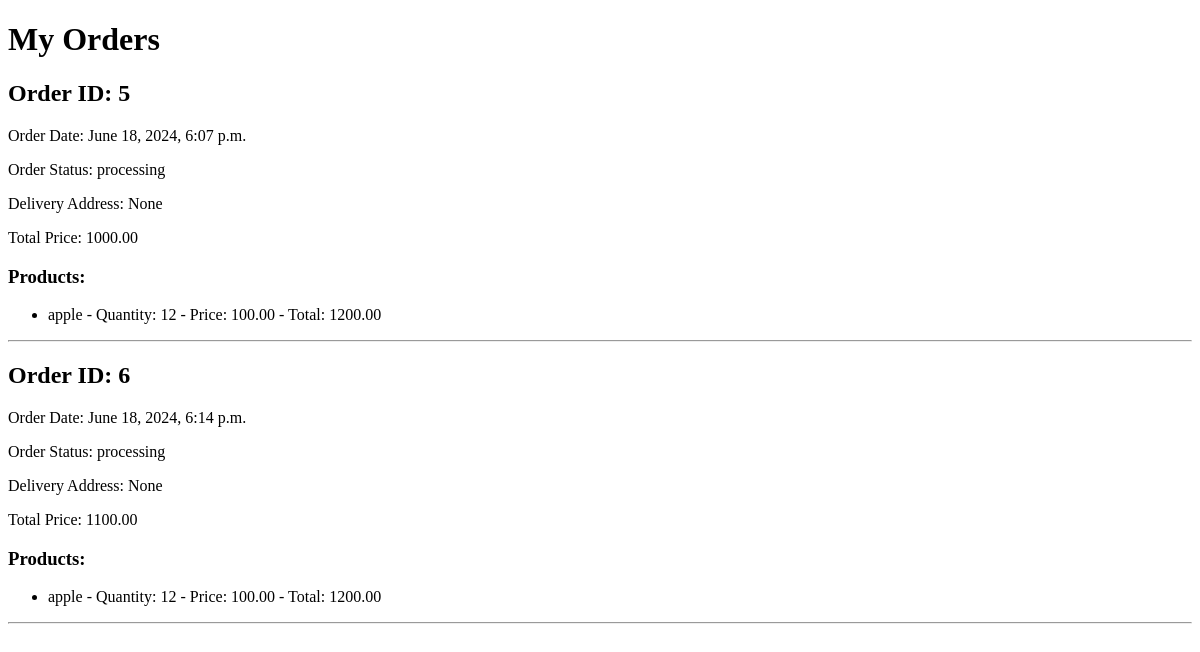
The page /my-orders/ (signed in) on the database as committed earlier.
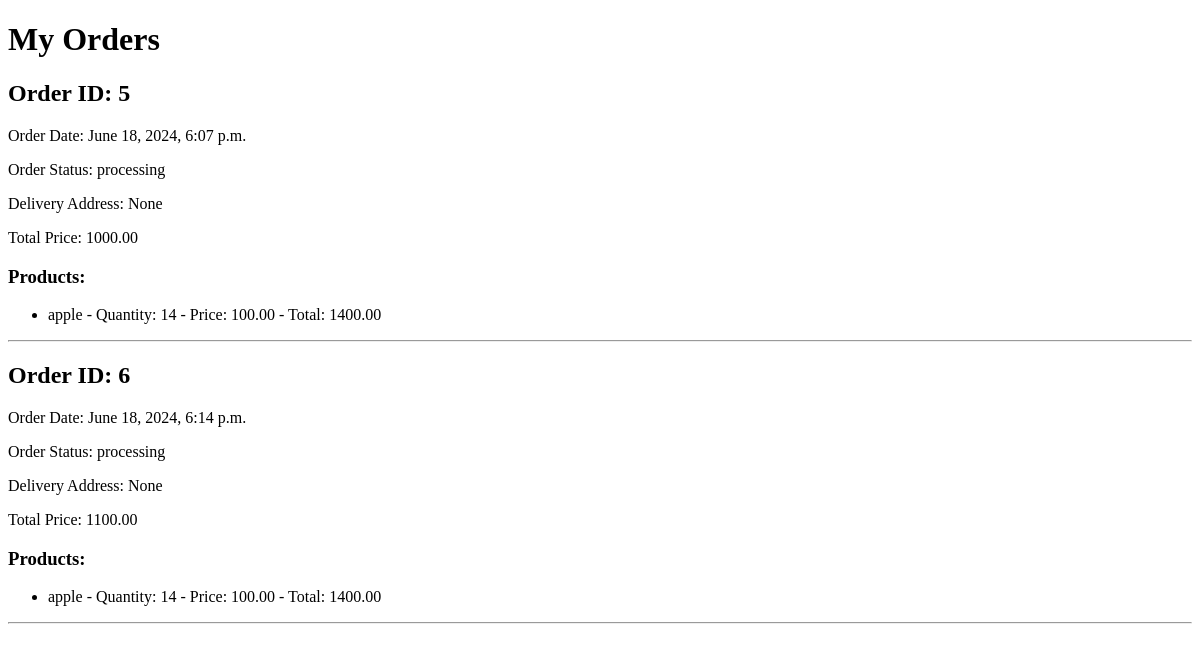
The same page on the database as committed later.
### main/models.py (models this page shows, shortened)
class CartOrderItems(models.Model):
    user = models.ForeignKey(settings.AUTH_USER_MODEL, on_delete=models.CASCADE)
    product = models.ForeignKey(Product, on_delete=models.CASCADE,null=True,blank=True)
    image= models.ImageField(upload_to="cartorderitems/images/",null=True,blank=True)
    quantity = models.IntegerField(default = 0)
    price = models.DecimalField(max_digits=12, decimal_places=2, default="100")
    total = models.DecimalField(max_digits=12,decimal_places=2,default="100")
    class Meta:
        verbose_name_plural="Cart Order Items"

class Product(models.Model):
    pid = ShortUUIDField(unique=True,length=10,max_length=20,alphabet="abcdefgh12345",prefix="pro")
    vendor = models.ForeignKey(Vendor,on_delete=models.SET_NULL,null=True)
    category = models.ForeignKey(Category,on_delete=models.SET_NULL,null=True)
    title = models.CharField(max_length=100)
    image = models.ImageField(upload_to='product/images/',null=True,blank=True)
    description = models.TextField(null=True,blank=True)
    price = models.DecimalField(max_digits=999999999,decimal_places=2,default="100")
    old_price = models.DecimalField(max_digits=999999999,decimal_places=2,default="100")
    specifications = models.TextField(null=True,blank=True)
    tags = models.ForeignKey(Tags,on_delete=models.SET_NULL,null=True)
    product_status = models.CharField(choices=STATUS,max_length=10,default="in_review")
    in_stock = models.BooleanField(default=True)
    status = models.BooleanField(default=True)
    featured = models.BooleanField(default=True)
    digital = models.BooleanField(default=True)
    quantity = models.IntegerField(default=0)
    sku = ShortUUIDField(unique=True,length=4,max_length=20,alphabet="1234567890",prefix="sku")
    date = models.DateTimeField(auto_now_add=True)
    updated = models.DateTimeField(null=True,blank=True)

### main/views.py (the view)
# urls.py: path('my-orders/',views.my_orders, name='my_orders'),
def my_orders(request):
    user = request.user
    paid_orders = CartOrder.objects.filter(user=user, paid=True).prefetch_related('order')
    context = {
        'paid_orders': paid_orders,
    }
    return render(request, 'order/my_orders.html', context)

### main/context_processor.py (called while the page is built)
def default(request):
    categories = Category.objects.all()
    products = Product.objects.all()
    return {
        'categories' : categories,
        'products':products
    }

### Templates/order/my_orders.html (shortened to what this page needs)
<!DOCTYPE html>
<html lang="en">
<head>
</head>
<body>
    <h1>My Orders</h1>
{% for order in paid_orders %}
    <h2>Order ID: {{ order.id }}</h2>
    <p>Order Date: {{ order.order_date }}</p>
    <p>Order Status: {{ order.product_status }}</p>
    <p>Delivery Address: {{ order.address }}</p>
    <p>Total Price: {{ order.price }}</p>
    <h3>Products:</h3>
    <ul>
        {% for item in order.order.all %}
            <li>
                {{ item.product.title }} - Quantity: {{ item.quantity }} - Price: {{ item.price }} - Total: {{ item.total }}
            </li>
        {% endfor %}
    </ul>
    <hr>
{% endfor %}
</body>
</html>

Rows that differ between the two databases and show on the page:
changed CartOrderItems "apple": quantity "12" → "14"; total "1200.00" → "1400.00"
